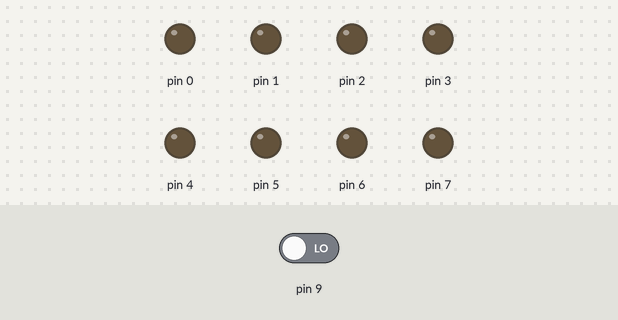
Recording of a sketch running on a simulated Arduino Uno, built with avr-gcc and run on an emulated ATmega328P. On the bench: output pins drawn as LEDs (lit = HIGH). The inputs (shaded band) are chosen by the test bench; at power-on: pin 9 LOW.

Above: at 1.2 s.
1.3 s: pin 9 driven HIGH
At 2.0 s:
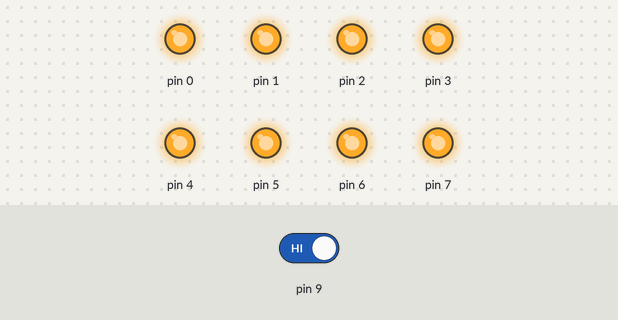
2.8 s: pin 9 driven LOW
At 3.1 s:
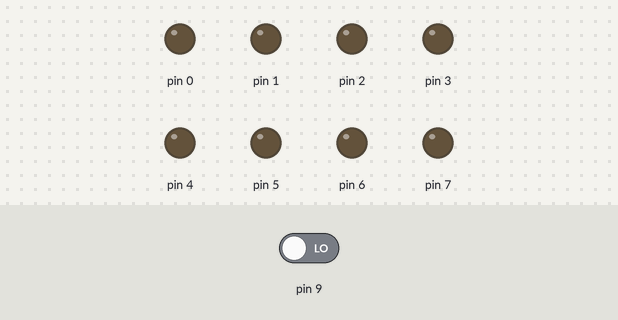
Timing chart, 0 to 5.8 s (numbered marks = the images above; inputs shaded):
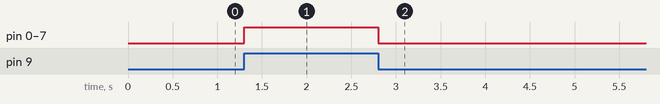

Measured:
- after the input at 1.3 s, pin 0–7: LOW → HIGH at once
- after the input at 2.8 s, pin 0–7: HIGH → LOW at once

The sketch:

0602_PORT_IO_Basic03.ino
```cpp
void setup() {
  // put your setup code here, to run once
  DDRD = 0xFF;
  DDRB = 0x00; //1111 1101
  // PORTB 1번핀만 INPUT;
}

void loop() {
  char sw1 = (PINB & 0x02);
  if(sw1 != 0){
    PORTD = 0xFF;
  }
  else{
    PORTD = 0x00;
  }

}
```
